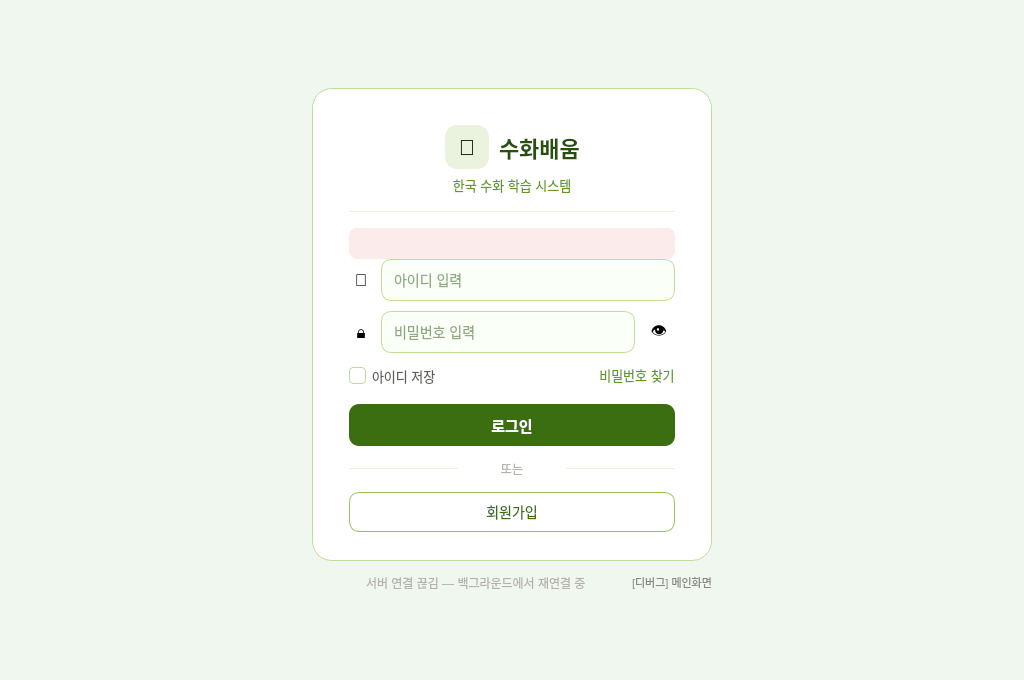
<?xml version="1.0" encoding="UTF-8"?>
<ui version="4.0">
 <class>LoginWidget</class>
 <widget class="QWidget" name="LoginWidget">
  <property name="geometry">
   <rect><x>0</x><y>0</y><width>1024</width><height>680</height></rect>
  </property>
  <property name="windowTitle"><string>수화배움</string></property>
  <property name="styleSheet">
   <string notr="true">
QWidget#LoginWidget { background: #F0F7EE; }
QFrame#loginCard { background: white; border-radius: 20px; border: 1px solid #C0DD97; }
QLabel#logoIcon { background: #EAF3DE; border-radius: 12px; font-size: 22px; }
QLabel#logoText { font-size: 22px; font-weight: 500; color: #27500A; }
QLabel#logoSubtitle { font-size: 13px; color: #639922; }
QFrame#divider, QFrame#orLeft, QFrame#orRight { background: #EAF3DE; border: none; max-height: 1px; }
QLabel#errorLabel { color: #A32D2D; background: #FCEBEB; border-radius: 8px; padding: 8px; font-size: 13px; }
QLineEdit { border: 1px solid #C0DD97; border-radius: 10px; padding: 0 10px; font-size: 14px; color: #27500A; background: #FAFFF8; min-height: 40px; max-height: 40px; }
QLineEdit:focus { border-color: #639922; background: #F3FBED; }
QLabel#userIcon, QLabel#lockIcon { font-size: 17px; background: transparent; border: none; }
QPushButton#eyeBtn { background: transparent; border: none; font-size: 16px; }
QCheckBox#saveIdBox { font-size: 13px; color: #5F5E5A; }
QCheckBox#saveIdBox::indicator { width: 15px; height: 15px; border: 1px solid #C0DD97; border-radius: 4px; background: white; }
QCheckBox#saveIdBox::indicator:checked { background: #639922; border-color: #639922; }
QPushButton#forgotBtn { font-size: 13px; color: #639922; background: transparent; border: none; padding: 0; }
QPushButton#forgotBtn:hover { color: #27500A; }
QPushButton#loginBtn { background: #3B6D11; color: white; border: none; border-radius: 10px; font-size: 15px; font-weight: 500; }
QPushButton#loginBtn:hover { background: #27500A; }
QPushButton#loginBtn:disabled { background: #B4B2A9; }
QLabel#orLabel { font-size: 12px; color: #B4B2A9; padding: 0 8px; background: transparent; }
QPushButton#registerBtn { background: transparent; color: #3B6D11; border: 1px solid #97C459; border-radius: 10px; font-size: 14px; }
QPushButton#registerBtn:hover { background: #EAF3DE; }
QLabel#statusLabel { font-size: 12px; color: #B4B2A9; background: transparent; }
   </string>
  </property>

  <layout class="QVBoxLayout" name="rootLayout">
   <property name="spacing"><number>0</number></property>
   <property name="leftMargin"><number>0</number></property>
   <property name="topMargin"><number>0</number></property>
   <property name="rightMargin"><number>0</number></property>
   <property name="bottomMargin"><number>0</number></property>

   <!-- 위 여백 -->
   <item>
    <spacer name="vTop">
     <property name="orientation"><enum>Qt::Vertical</enum></property>
     <property name="sizeHint" stdset="0"><size><width>20</width><height>40</height></size></property>
    </spacer>
   </item>

   <!-- 중앙 행: 좌 여백 | 카드+상태 | 우 여백 -->
   <item>
    <layout class="QHBoxLayout" name="centerRow">
     <item>
      <spacer name="hLeft">
       <property name="orientation"><enum>Qt::Horizontal</enum></property>
       <property name="sizeHint" stdset="0"><size><width>40</width><height>20</height></size></property>
      </spacer>
     </item>

     <!-- 카드 + 하단 상태 묶음 -->
     <item>
      <layout class="QVBoxLayout" name="cardCol">
       <property name="spacing"><number>12</number></property>

       <!-- ══ 로그인 카드 ══ -->
       <item>
        <widget class="QFrame" name="loginCard">
         <property name="minimumWidth"><number>380</number></property>
         <property name="maximumWidth"><number>380</number></property>

         <layout class="QVBoxLayout" name="cardLayout">
          <property name="leftMargin"><number>36</number></property>
          <property name="topMargin"><number>36</number></property>
          <property name="rightMargin"><number>36</number></property>
          <property name="bottomMargin"><number>28</number></property>
          <property name="spacing"><number>0</number></property>

          <!-- 로고 행 -->
          <item>
           <layout class="QHBoxLayout" name="logoRow">
            <property name="spacing"><number>10</number></property>
            <item><spacer name="logoLeft"><property name="orientation"><enum>Qt::Horizontal</enum></property><property name="sizeHint" stdset="0"><size><width>40</width><height>20</height></size></property></spacer></item>
            <item>
             <widget class="QLabel" name="logoIcon">
              <property name="text"><string>🤚</string></property>
              <property name="minimumSize"><size><width>44</width><height>44</height></size></property>
              <property name="maximumSize"><size><width>44</width><height>44</height></size></property>
              <property name="alignment"><set>Qt::AlignCenter</set></property>
             </widget>
            </item>
            <item>
             <widget class="QLabel" name="logoText">
              <property name="text"><string>수화배움</string></property>
             </widget>
            </item>
            <item><spacer name="logoRight"><property name="orientation"><enum>Qt::Horizontal</enum></property><property name="sizeHint" stdset="0"><size><width>40</width><height>20</height></size></property></spacer></item>
           </layout>
          </item>

          <item><spacer name="s1"><property name="orientation"><enum>Qt::Vertical</enum></property><property name="sizeType"><enum>QSizePolicy::Fixed</enum></property><property name="sizeHint" stdset="0"><size><width>20</width><height>6</height></size></property></spacer></item>

          <!-- 부제목 -->
          <item>
           <widget class="QLabel" name="logoSubtitle">
            <property name="text"><string>한국 수화 학습 시스템</string></property>
            <property name="alignment"><set>Qt::AlignCenter</set></property>
           </widget>
          </item>

          <item><spacer name="s2"><property name="orientation"><enum>Qt::Vertical</enum></property><property name="sizeType"><enum>QSizePolicy::Fixed</enum></property><property name="sizeHint" stdset="0"><size><width>20</width><height>16</height></size></property></spacer></item>

          <!-- 구분선 -->
          <item>
           <widget class="QFrame" name="divider">
            <property name="frameShape"><enum>QFrame::HLine</enum></property>
            <property name="frameShadow"><enum>QFrame::Plain</enum></property>
           </widget>
          </item>

          <item><spacer name="s3"><property name="orientation"><enum>Qt::Vertical</enum></property><property name="sizeType"><enum>QSizePolicy::Fixed</enum></property><property name="sizeHint" stdset="0"><size><width>20</width><height>16</height></size></property></spacer></item>

          <!-- 오류 레이블 -->
          <item>
           <widget class="QLabel" name="errorLabel">
            <property name="text"><string/></property>
            <property name="alignment"><set>Qt::AlignCenter</set></property>
            <property name="wordWrap"><bool>true</bool></property>
            <property name="visible"><bool>false</bool></property>
           </widget>
          </item>

          <!-- 아이디 행 -->
          <item>
           <layout class="QHBoxLayout" name="userRow">
            <property name="spacing"><number>8</number></property>
            <item>
             <widget class="QLabel" name="userIcon">
              <property name="text"><string>👤</string></property>
              <property name="minimumSize"><size><width>24</width><height>24</height></size></property>
              <property name="maximumSize"><size><width>24</width><height>24</height></size></property>
              <property name="alignment"><set>Qt::AlignCenter</set></property>
             </widget>
            </item>
            <item>
             <widget class="QLineEdit" name="usernameEdit">
              <property name="placeholderText"><string>아이디 입력</string></property>
              <property name="minimumSize"><size><width>0</width><height>40</height></size></property>
              <property name="maximumSize"><size><width>16777215</width><height>40</height></size></property>
             </widget>
            </item>
           </layout>
          </item>

          <item><spacer name="s4"><property name="orientation"><enum>Qt::Vertical</enum></property><property name="sizeType"><enum>QSizePolicy::Fixed</enum></property><property name="sizeHint" stdset="0"><size><width>20</width><height>10</height></size></property></spacer></item>

          <!-- 비밀번호 행 -->
          <item>
           <layout class="QHBoxLayout" name="pwRow">
            <property name="spacing"><number>8</number></property>
            <item>
             <widget class="QLabel" name="lockIcon">
              <property name="text"><string>🔒</string></property>
              <property name="minimumSize"><size><width>24</width><height>24</height></size></property>
              <property name="maximumSize"><size><width>24</width><height>24</height></size></property>
              <property name="alignment"><set>Qt::AlignCenter</set></property>
             </widget>
            </item>
            <item>
             <widget class="QLineEdit" name="passwordEdit">
              <property name="placeholderText"><string>비밀번호 입력</string></property>
              <property name="echoMode"><enum>QLineEdit::Password</enum></property>
              <property name="minimumSize"><size><width>0</width><height>40</height></size></property>
              <property name="maximumSize"><size><width>16777215</width><height>40</height></size></property>
             </widget>
            </item>
            <item>
             <widget class="QPushButton" name="eyeBtn">
              <property name="text"><string>👁</string></property>
              <property name="minimumSize"><size><width>32</width><height>32</height></size></property>
              <property name="maximumSize"><size><width>32</width><height>32</height></size></property>
              <property name="flat"><bool>true</bool></property>
              <property name="cursor"><cursorShape>PointingHandCursor</cursorShape></property>
             </widget>
            </item>
           </layout>
          </item>

          <item><spacer name="s5"><property name="orientation"><enum>Qt::Vertical</enum></property><property name="sizeType"><enum>QSizePolicy::Fixed</enum></property><property name="sizeHint" stdset="0"><size><width>20</width><height>12</height></size></property></spacer></item>

          <!-- 아이디 저장 + 비밀번호 찾기 -->
          <item>
           <layout class="QHBoxLayout" name="optRow">
            <item>
             <widget class="QCheckBox" name="saveIdBox">
              <property name="text"><string>아이디 저장</string></property>
             </widget>
            </item>
            <item><spacer><property name="orientation"><enum>Qt::Horizontal</enum></property><property name="sizeHint" stdset="0"><size><width>40</width><height>20</height></size></property></spacer></item>
            <item>
             <widget class="QPushButton" name="forgotBtn">
              <property name="text"><string>비밀번호 찾기</string></property>
              <property name="flat"><bool>true</bool></property>
              <property name="cursor"><cursorShape>PointingHandCursor</cursorShape></property>
             </widget>
            </item>
           </layout>
          </item>

          <item><spacer name="s6"><property name="orientation"><enum>Qt::Vertical</enum></property><property name="sizeType"><enum>QSizePolicy::Fixed</enum></property><property name="sizeHint" stdset="0"><size><width>20</width><height>18</height></size></property></spacer></item>

          <!-- 로그인 버튼 -->
          <item>
           <widget class="QPushButton" name="loginBtn">
            <property name="text"><string>로그인</string></property>
            <property name="minimumSize"><size><width>0</width><height>42</height></size></property>
            <property name="cursor"><cursorShape>PointingHandCursor</cursorShape></property>
           </widget>
          </item>

          <item><spacer name="s7"><property name="orientation"><enum>Qt::Vertical</enum></property><property name="sizeType"><enum>QSizePolicy::Fixed</enum></property><property name="sizeHint" stdset="0"><size><width>20</width><height>14</height></size></property></spacer></item>

          <!-- OR 행 -->
          <item>
           <layout class="QHBoxLayout" name="orRow">
            <item><widget class="QFrame" name="orLeft"><property name="frameShape"><enum>QFrame::HLine</enum></property><property name="frameShadow"><enum>QFrame::Plain</enum></property></widget></item>
            <item><widget class="QLabel" name="orLabel"><property name="text"><string>또는</string></property><property name="alignment"><set>Qt::AlignCenter</set></property></widget></item>
            <item><widget class="QFrame" name="orRight"><property name="frameShape"><enum>QFrame::HLine</enum></property><property name="frameShadow"><enum>QFrame::Plain</enum></property></widget></item>
           </layout>
          </item>

          <item><spacer name="s8"><property name="orientation"><enum>Qt::Vertical</enum></property><property name="sizeType"><enum>QSizePolicy::Fixed</enum></property><property name="sizeHint" stdset="0"><size><width>20</width><height>14</height></size></property></spacer></item>

          <!-- 회원가입 버튼 -->
          <item>
           <widget class="QPushButton" name="registerBtn">
            <property name="text"><string>회원가입</string></property>
            <property name="minimumSize"><size><width>0</width><height>40</height></size></property>
            <property name="cursor"><cursorShape>PointingHandCursor</cursorShape></property>
           </widget>
          </item>

         </layout>
        </widget>
       </item>

       <!-- 서버 연결 상태 -->
       <item>
        <layout class="QHBoxLayout" name="statusRow">
         <property name="spacing"><number>6</number></property>
         <item><spacer><property name="orientation"><enum>Qt::Horizontal</enum></property><property name="sizeHint" stdset="0"><size><width>40</width><height>20</height></size></property></spacer></item>
         <item>
          <widget class="QLabel" name="statusDot">
           <property name="text"><string/></property>
           <property name="minimumSize"><size><width>8</width><height>8</height></size></property>
           <property name="maximumSize"><size><width>8</width><height>8</height></size></property>
          </widget>
         </item>
         <item>
          <widget class="QLabel" name="statusLabel">
           <property name="text"><string>서버 연결 끊김 — 백그라운드에서 재연결 중</string></property>
          </widget>
         </item>
         <item><spacer><property name="orientation"><enum>Qt::Horizontal</enum></property><property name="sizeHint" stdset="0"><size><width>40</width><height>20</height></size></property></spacer></item>
         <item>
          <widget class="QPushButton" name="debugBtn">
           <property name="text"><string>[디버그] 메인화면</string></property>
           <property name="cursor"><cursorShape>PointingHandCursor</cursorShape></property>
           <property name="styleSheet"><string>font-size:11px; color:#888780; background:transparent; border:none; padding:0;</string></property>
          </widget>
         </item>
        </layout>
       </item>

      </layout>
     </item>

     <item>
      <spacer name="hRight">
       <property name="orientation"><enum>Qt::Horizontal</enum></property>
       <property name="sizeHint" stdset="0"><size><width>40</width><height>20</height></size></property>
      </spacer>
     </item>
    </layout>
   </item>

   <!-- 아래 여백 -->
   <item>
    <spacer name="vBottom">
     <property name="orientation"><enum>Qt::Vertical</enum></property>
     <property name="sizeHint" stdset="0"><size><width>20</width><height>40</height></size></property>
    </spacer>
   </item>

  </layout>
 </widget>
 <resources/>
 <connections/>
</ui>
